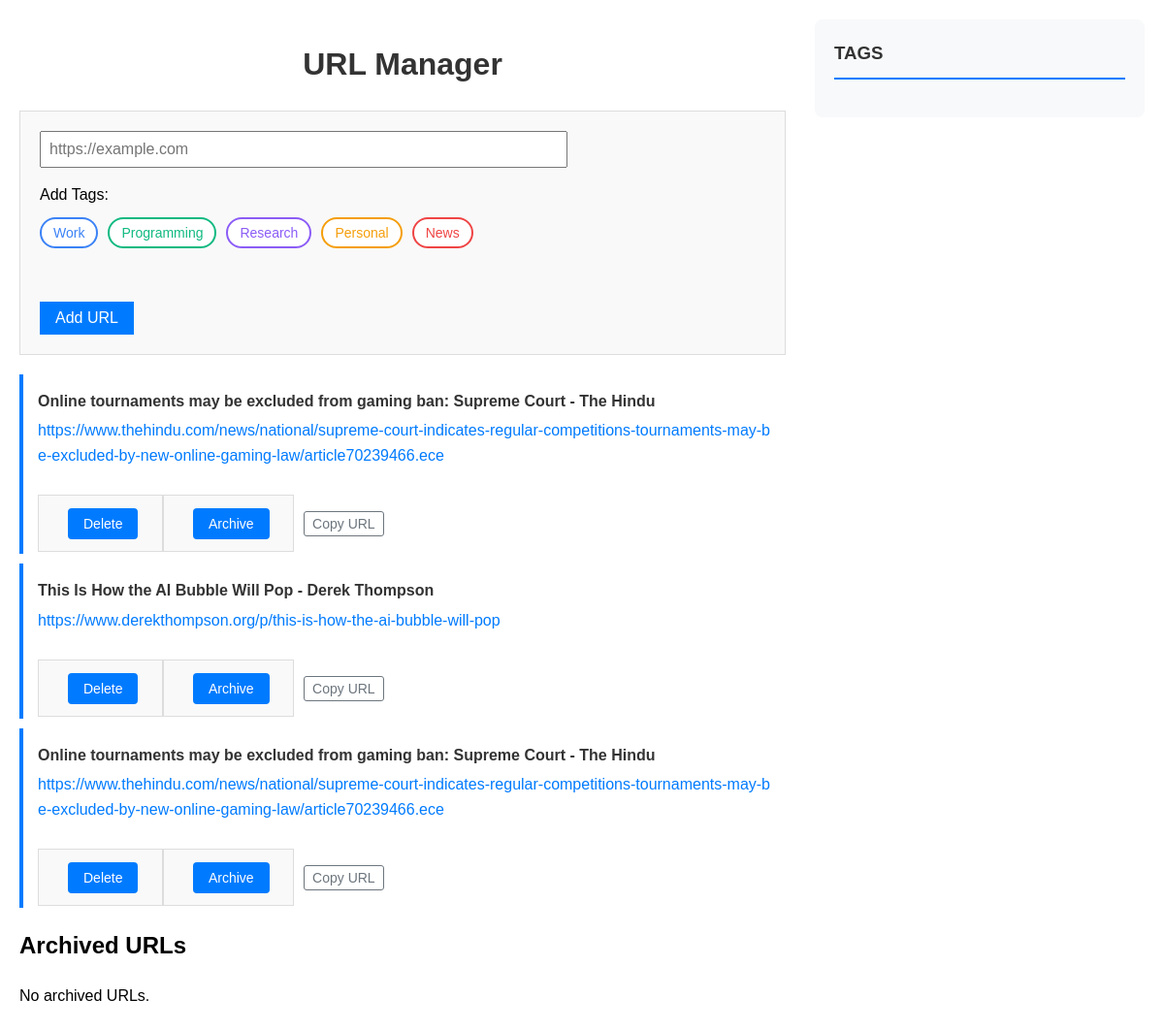
The page / on the database its author committed.
### app.py (models this page shows)
class URL(db.Model):
    id = db.Column(db.Integer, primary_key=True)
    url = db.Column(db.String(500))
    title = db.Column(db.String(200))
    is_archived = db.Column(db.Boolean, default=False)

### app.py (the view)
@app.route('/')
def index():
    active_urls_db = URL.query.filter_by(is_archived=False).all()
    archived_urls_db = URL.query.filter_by(is_archived=True).all()
    def convert_to_dict(urls):
        result = []
        for url in urls:
            url_tags = URLTag.query.filter_by(url_id=url.id).all()
            tag_names = []
            for url_tag in url_tags:
                tag = Tag.query.get(url_tag.tag_id)
                if tag:
                    tag_names.append(tag.name)
            result.append({
                'id': url.id,
                'url': url.url,
                'title': url.title,
                'tags': tag_names
            })
        return result
    active_urls = convert_to_dict(active_urls_db)
    archived_urls = convert_to_dict(archived_urls_db)
    return render_template('index.html', urls=active_urls, archived_urls=archived_urls)

### templates/index.html (shortened to what this page needs)
<!DOCTYPE html>
<html>
<head>
    <link rel="stylesheet" href="{{ url_for('static', filename='style.css') }}">
</head>
<body>
    <div class="container">
        <div class="main-content">
            <h1>URL Manager</h1>
            <form action="/add" method="POST">
                <input type="url" name="url" placeholder="https://example.com" required>
                <div class="tag-selection">
                    <label>Add Tags:</label>
                    <div class="tag-buttons">
                        <button type="button" class="tag-btn work" data-tag="work">Work</button>
                        <button type="button" class="tag-btn programming" data-tag="programming">Programming</button>
                        <button type="button" class="tag-btn research" data-tag="research">Research</button>
                        <button type="button" class="tag-btn personal" data-tag="personal">Personal</button>
						<button type="button" class="tag-btn news" data-tag="news">News</button>
                    </div>
                    <div id="selected-tags-display"></div>
                </div>
                <button type="submit">Add URL</button>
            </form>
{% if urls %}
    {% for item in urls %}
    <div class="url-item">
        <div class="url-title">{{ item.title }}</div>
        <a href="{{ item.url }}" target="_blank" class="url-link">{{ item.url }}</a>
        <br>
        <form action="/delete/{{ item.id }}" method="POST" style="display: inline;">
            <button type="submit" class="delete-btn"
                    onclick="return confirm('Delete this URL?')">Delete</button>
        </form>
        <form action="/archive/{{ item.id }}" method="POST" style="display: inline;">
            <button type="submit" class="archive-btn"
                    onclick="return confirm('Archive this URL?')">Archive</button>
        </form>
        <button class="copy-btn" data-url="{{ item.url }}">Copy URL</button>
    </div>
    {% endfor %}
{% else %}
    <p>No URLs added yet.</p>
{% endif %}
<h2>Archived URLs</h2>
{% if archived_urls %}
    {% for item in archived_urls %}
    <div class="url-item archived">
        <div class="url-title">{{ item.title }}</div>
        <a href="{{ item.url }}" target="_blank" class="url-link">{{ item.url }}</a>
        {% if item.tags %}
        <div class="url-tags">
            {% for tag in item.tags %}
            <span class="tag-pill tag-{{ tag }}">
                {{ tag }}
            </span>
            {% endfor %}
        </div>
        {% endif %}
        <br>
        <form action="/unarchive/{{ item.id }}" method="POST" style="display: inline;">
            <button type="submit" class="unarchive-btn">Unarchive</button>
        </form>
    </div>
    {% endfor %}
{% else %}
    <p>No archived URLs.</p>
{% endif %}
        </div>
        <div class="tag-sidebar">
            <h3>TAGS</h3>
        </div>
    </div>
</body>
</html>

### static/style.css (style rules this page uses)
body { font-family: Arial, sans-serif; margin: 0; padding: 20px; line-height: 1.6; }
.container { display: flex; gap: 30px; max-width: 1200px; margin: 0 auto; }
.main-content { flex: 1; }
.tag-sidebar { width: 300px; background: #f8f9fa; padding: 20px; border-radius: 8px; height: fit-content; }
.tag-sidebar h3 { margin-top: 0; color: #333; border-bottom: 2px solid #007bff; padding-bottom: 10px; }
h1 { color: #333; text-align: center; }
form { background: #f9f9f9; padding: 20px; border: 1px solid #ddd; margin: 20px 0; }
input[type="url"] { width: 70%; padding: 8px; font-size: 16px; }
button[type="submit"] { padding: 8px 16px; background: #007bff; color: white; border: none; cursor: pointer; }
.url-item { background: white; padding: 15px; margin: 10px 0; border-left: 4px solid #007bff; position: relative; }
.url-title { font-weight: bold; color: #333; margin-bottom: 5px; }
.url-link { color: #007bff; text-decoration: none; word-break: break-all; }
.delete-btn, .archive-btn, .unarchive-btn { font-size: 14px; margin-top: 8px; margin-left: 10px; padding: 6px 12px; border: 2px solid; border-radius: 4px; background: white; cursor: pointer; font-family: inherit; display: inline-block; transition: all 0.3s ease; }
.delete-btn { color: #dc3545; border-color: #dc3545; }
.archive-btn { color: #007bff; border-color: #007bff; }
.tag-selection { margin: 15px 0; }
.tag-buttons { display: flex; gap: 10px; margin: 10px 0; flex-wrap: wrap; }
.tag-btn { padding: 6px 12px; border: 2px solid; border-radius: 20px; background: white; cursor: pointer; font-size: 14px; transition: all 0.3s; }
.tag-btn.work { border-color: #3B82F6; color: #3B82F6; }
.tag-btn.programming { border-color: #10B981; color: #10B981; }
.tag-btn.research { border-color: #8B5CF6; color: #8B5CF6; }
.tag-btn.personal { border-color: #F59E0B; color: #F59E0B; }
.tag-btn.news { border-color: #EF4444; color: #EF4444; }
#selected-tags-display { margin-top: 10px; min-height: 30px; }
.copy-btn { color: #6c757d; text-decoration: none; font-size: 14px; margin-top: 8px; margin-left: 10px; display: inline-block; padding: 4px 8px; border: 1px solid #6c757d; border-radius: 3px; background: white; cursor: pointer; transition: all 0.3s; }
button { font-family: inherit; font-size: inherit; }

### rows shown on the page
URL: title "Online tournaments may be excluded from gaming ban: Supreme Court - The Hindu", url "https://www.thehindu.com/news/national/supreme-court-indicates-regular-competitions-tournaments-may-be-excluded-by-new-online-gaming-law/article70239466.ece"
URL: title "This Is How the AI Bubble Will Pop - Derek Thompson", url "https://www.derekthompson.org/p/this-is-how-the-ai-bubble-will-pop"
URL: title "Online tournaments may be excluded from gaming ban: Supreme Court - The Hindu", url "https://www.thehindu.com/news/national/supreme-court-indicates-regular-competitions-tournaments-may-be-excluded-by-new-online-gaming-law/article70239466.ece"
